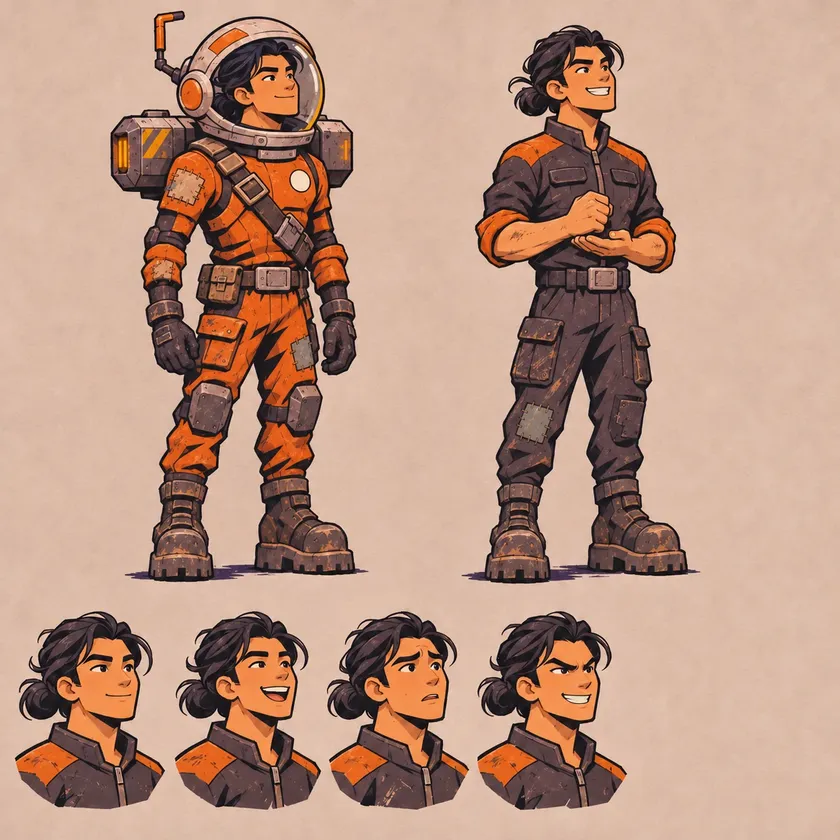
#> input picture anh/pc1.webp, 840 x 840 px, shrunk from 1254 x 1254 before the run
$ python do-cao.py ../../../../../anh/pc1.webp
#> lines starting #> are read from the running program, lines starting #| are printed output that depends on the picture
# Đo chiều cao 4 silhouette ở nửa dưới bảng so dáng, in tỉ lệ so với người thứ 3 (Việt, 1,0 u).
# Chạy: python -X utf8 -P prompt/do-cao.py <ảnh so dáng>
import sys
from PIL import Image

im = Image.open(sys.argv[1]).convert("L")
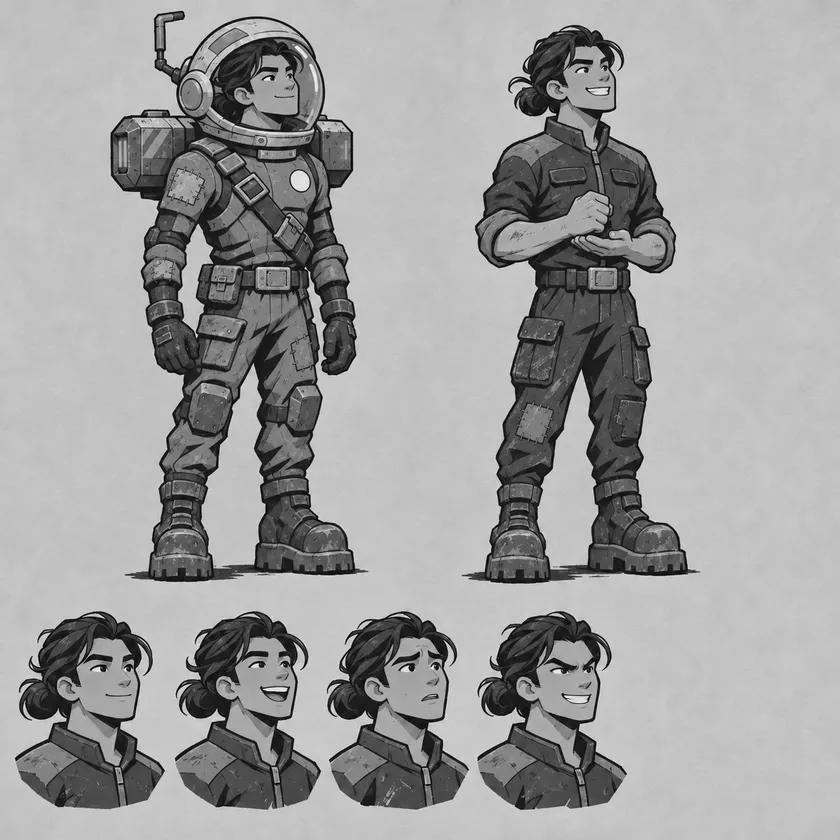
#> im: PIL image 840x840 L; min 0, max 251, mean 158.5
W, H = im.size
#> W = 840; H = 840
y0 = H // 2 + 10
#> y0 = 430
den = lambda x, y: im.getpixel((x, y)) < 40
xs = [x for x in range(W) if any(den(x, y) for y in range(y0, H - 40, 4))]
#> xs = 658 values from 15 to 687
cum, s, p = [], xs[0], xs[0]
#> cum = []; s = 15; p = 15
for x in xs[1:]:
    if x - p > 15:
        cum.append((s, p))
        s = x
    p = x
cum.append((s, p))
cum = [c for c in cum if c[1] - c[0] > 40]
#> cum = [(15, 687)]
#> (the run stopped early here; a loop or call above may not have finished)

$ run again, on anh/pc3.webp
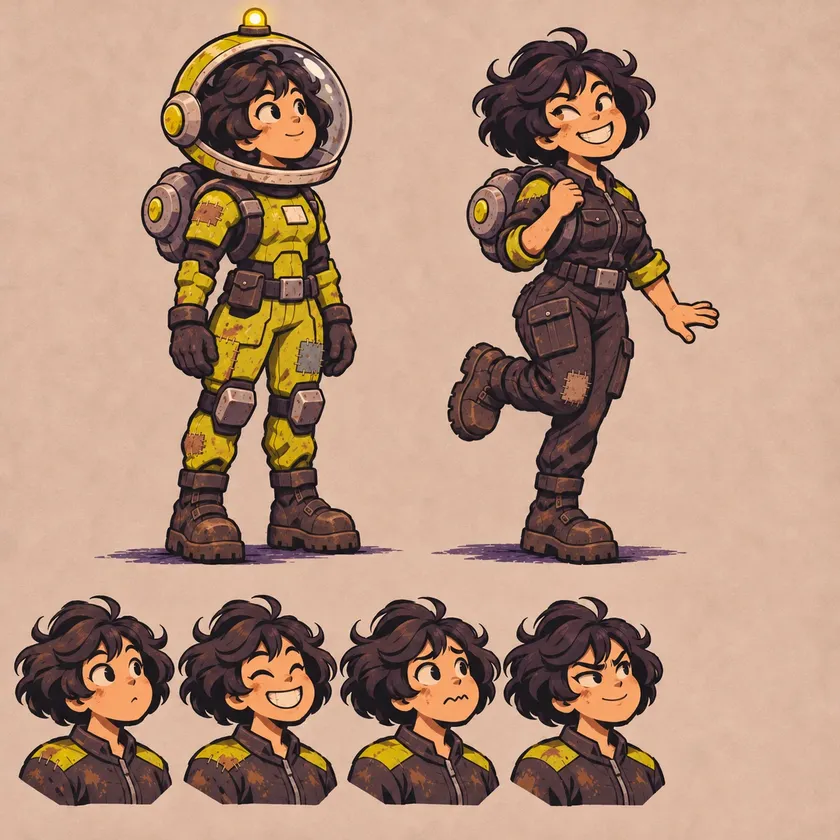
#> input picture anh/pc3.webp, 840 x 840 px, shrunk from 1254 x 1254 before the run
#> `im = Image.open(sys.argv[1]).convert("L")`:
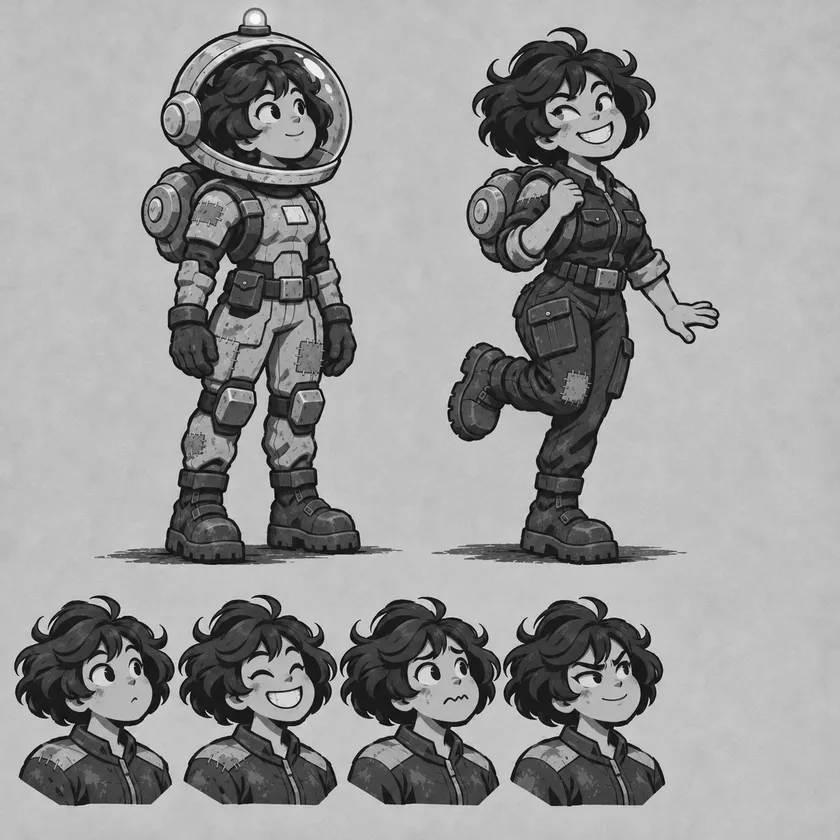
#> im: PIL image 840x840 L; min 0, max 253, mean 153.3
